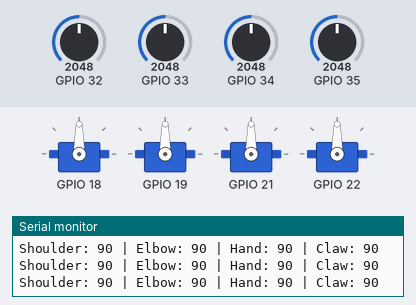
The sketch below on a simulated ESP32. Parts: 4 × servo, the last lines printed to the serial monitor. Inputs (shaded band) come from the test bench; at power-on: GPIO 32 = 2048, GPIO 33 = 2048, GPIO 34 = 2048, GPIO 35 = 2048 (analog values on the 0–4095 scale).

Above: at 1.2 s.
1.3 s: GPIO 32 set to 338
At 2.8 s:
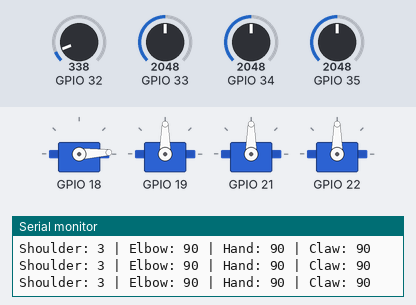
4.3 s: GPIO 32 set to 304
At 5.2 s:
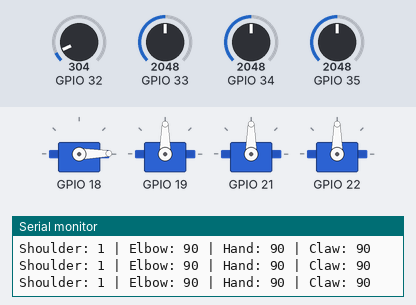
5.9 s: GPIO 33 set to 2866
At 7.4 s:
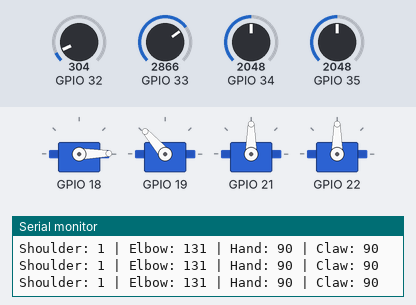
8.9 s: GPIO 34 set to 140
At 9.8 s:
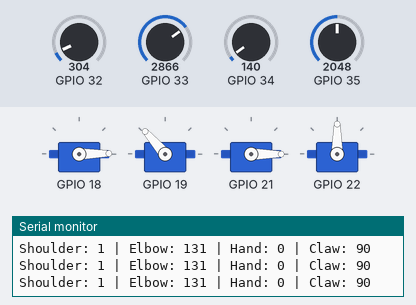
10.8 s: GPIO 35 set to 3972
At 11.7 s:
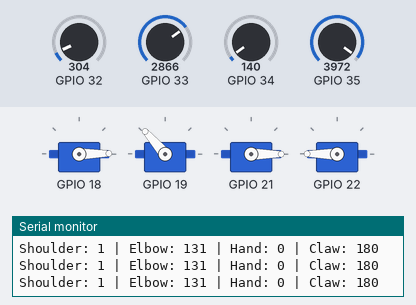
12.7 s: GPIO 33 set to 3840
At 14.1 s:
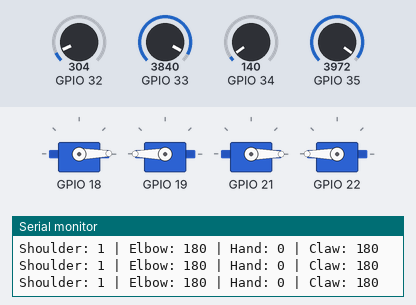
Timing chart, 0 to 15.7 s (numbered marks = the images above; inputs shaded):
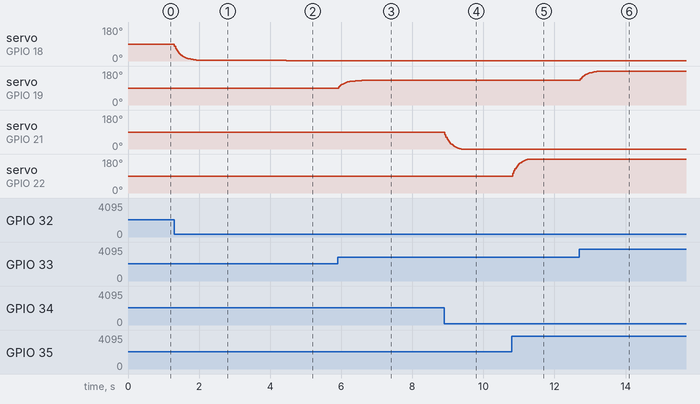

Measured:
- after the input at 1.3 s, servo on GPIO 18: moves from 90° to 3° over 0.83 s, starting at once
- after the input at 4.3 s, servo on GPIO 18: 3° → 1° after 0.15 s
- after the input at 5.9 s, servo on GPIO 19: moves from 90° to 131° over 0.65 s, starting at once
- after the input at 8.9 s, servo on GPIO 21: moves from 90° to 0° over 0.46 s, starting at once
- after the input at 10.8 s, servo on GPIO 22: moves from 90° to 180° over 0.43 s, starting at once
- after the input at 12.7 s, servo on GPIO 19: moves from 131° to 180° over 0.58 s, starting at once

The sketch:

robotic-arm.ino
```cpp
#include <ESP32Servo.h>

class Joint {
private:
  int potPin;
  int servoPin;
  int adcMin;
  int adcMax;
  int angleMin;
  int angleMax;
  float alpha;
  int deadband;
  Servo servo;
  float filteredValue;
  int lastAngle;

  int readADC() {
    long sum = 0;
    const int samples = 10;
    for (int i = 0; i < samples; i++) {
      sum += analogRead(potPin);
      delayMicroseconds(150);
    }
    return sum / samples;
  }

  int adcToAngle(int adcValue) {
    adcValue = constrain(adcValue, adcMin, adcMax);
    float normalized =
      (float)(adcValue - adcMin) / (float)(adcMax - adcMin);
    int angle = angleMin + normalized * (angleMax - angleMin);
    return constrain(angle, angleMin, angleMax);
  }

public:
  Joint(
    int pot,
    int servoP,
    //0-4095
    int adcMinValue = 280,
    int adcMaxValue = 3800,
    //0-180°
    int angleMinValue = 0,
    int angleMaxValue = 180,
    //less=more stable and more slow
    //plus=more fast and instable
    float alphaValue = 0.15,
    int deadbandValue = 2
  ) {
    potPin = pot;
    servoPin = servoP;
    adcMin = adcMinValue;
    adcMax = adcMaxValue;
    angleMin = angleMinValue;
    angleMax = angleMaxValue;
    alpha = alphaValue;
    deadband = deadbandValue;
    filteredValue = 0;
    lastAngle = 90;
  }

  void begin() {
    pinMode(potPin, INPUT);
    analogSetPinAttenuation(potPin, ADC_11db);
    //20ms control pulse
    servo.setPeriodHertz(50);
    //sg90 1000-2000
    servo.attach(servoPin, 500, 2400);
    int initialValue = readADC();
    filteredValue = initialValue;
    lastAngle = adcToAngle(initialValue);
    servo.write(lastAngle);
  }

  void update() {
    int rawValue = readADC();
    filteredValue = filteredValue + alpha * (rawValue - filteredValue);
    int angle = adcToAngle((int)filteredValue);
    if (abs(angle - lastAngle) >= deadband) {
      servo.write(angle);
      lastAngle = angle;
    }
  }

  int getAngle() {
    return lastAngle;
  }

  int getFilteredValue() {
    return (int)filteredValue;
  }

  void setCalibration(int minADC, int maxADC) {
    adcMin = minADC;
    adcMax = maxADC;
  }

  void setAngleLimits(int minAngle, int maxAngle) {
    angleMin = minAngle;
    angleMax = maxAngle;
  }
};

//potentiometer
#define POT_SHOULDER 32
#define POT_ELBOW    33
#define POT_HAND     34
#define POT_CLAW     35

//servos
#define SERVO_SHOULDER 18
#define SERVO_ELBOW    19
#define SERVO_HAND     21
#define SERVO_CLAW     22

Joint shoulder(POT_SHOULDER, SERVO_SHOULDER);
Joint elbow(POT_ELBOW, SERVO_ELBOW);
Joint hand(POT_HAND, SERVO_HAND);
Joint claw(POT_CLAW, SERVO_CLAW);

void setup() {
  Serial.begin(115200);
  analogReadResolution(12);
  shoulder.begin();
  elbow.begin();
  hand.begin();
  claw.begin();
}

void loop() {
  shoulder.update();
  elbow.update();
  hand.update();
  claw.update();

  Serial.print("Shoulder: ");
  Serial.print(shoulder.getAngle());
  Serial.print(" | Elbow: ");
  Serial.print(elbow.getAngle());
  Serial.print(" | Hand: ");
  Serial.print(hand.getAngle());
  Serial.print(" | Claw: ");
  Serial.println(claw.getAngle());
  delay(20);
}
```
